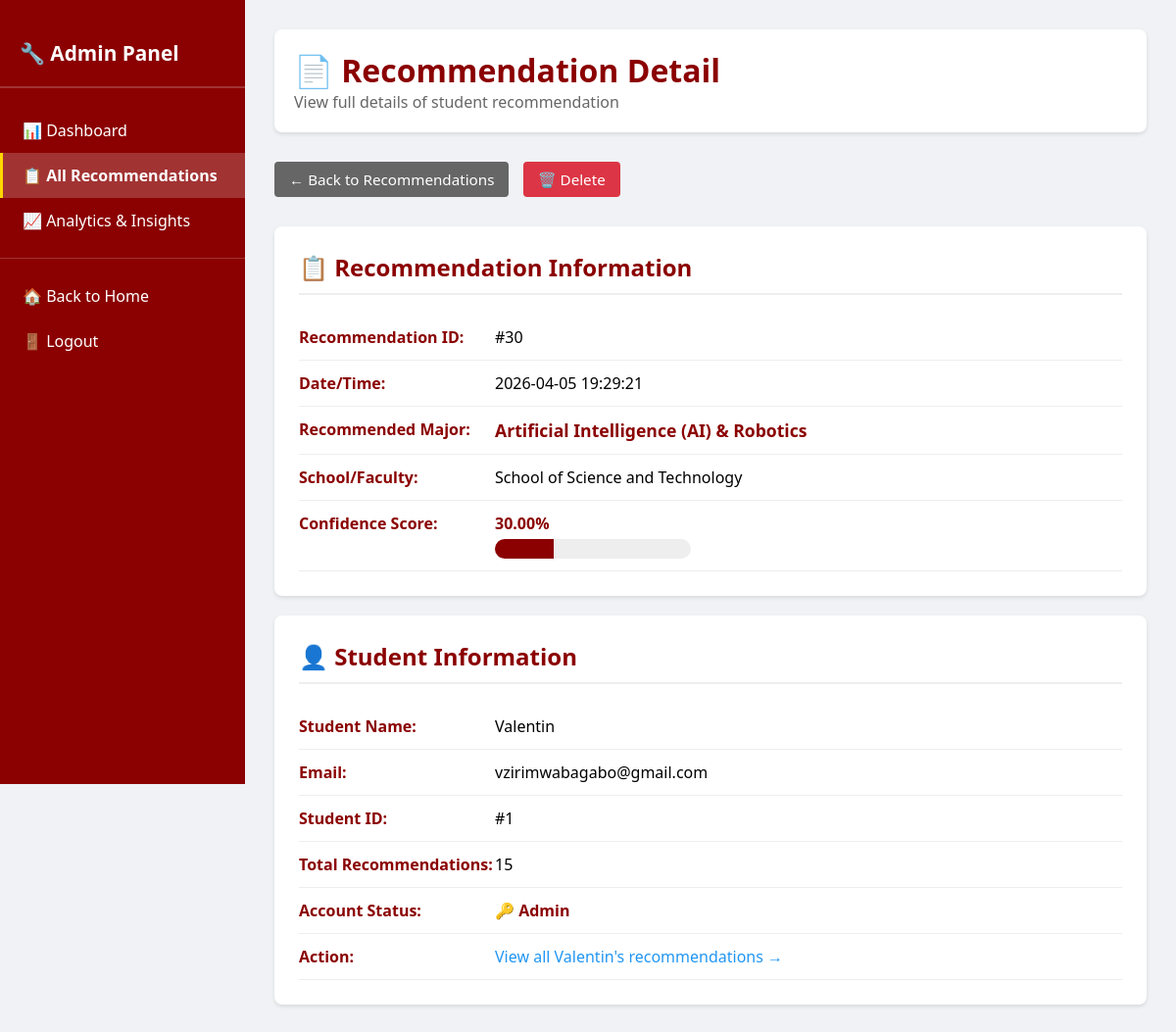
Screenshot of /admin/recommendation/30 (signed in) with the database file from the repository.
### app.py (models this page shows, shortened)
class Result(db.Model):
    id = db.Column(db.Integer, primary_key=True)
    major = db.Column(db.String(100), nullable=False)
    school = db.Column(db.String(100), nullable=False)
    confidence = db.Column(db.Float, nullable=False)
    timestamp = db.Column(db.DateTime, nullable=False, default=datetime.utcnow)
    user_id = db.Column(db.Integer, db.ForeignKey('user.id'), nullable=False)

class User(db.Model, UserMixin):
    id = db.Column(db.Integer, primary_key=True)
    username = db.Column(db.String(80), unique=True, nullable=False)
    email = db.Column(db.String(120), unique=True, nullable=False)
    password_hash = db.Column(db.String(60), nullable=False)
    is_admin = db.Column(db.Boolean, default=False)
    results = db.relationship('Result', backref='author', lazy=True, cascade='all, delete-orphan')

### app.py (the view)
@app.route('/admin/recommendation/<int:rec_id>')
@login_required
def admin_view_recommendation(rec_id):
    if not current_user.is_admin:
        flash('Access Denied: Administrators only.', 'danger')
        return redirect(url_for('index'))
    result = Result.query.get_or_404(rec_id)
    user = User.query.get(result.user_id)
    return render_template('admin_rec_detail.html', result=result, student=user)

### app.py (called while the page is built)
@login_manager.user_loader
def load_user(user_id):
    return db.session.get(User, int(user_id))

### templates/admin_rec_detail.html (shortened to what this page needs)
<!DOCTYPE html>
<html lang="en">
<head>
</head>
<body>
<div class="admin-container">
    <div class="sidebar">
        <h2>🔧 Admin Panel</h2>
        <a href="{{ url_for('admin') }}" class="nav-item">📊 Dashboard</a>
        <a href="{{ url_for('admin_recommendations') }}" class="nav-item active">📋 All Recommendations</a>
        <a href="{{ url_for('admin_analytics') }}" class="nav-item">📈 Analytics & Insights</a>
        <hr style="border: none; border-top: 1px solid rgba(255,255,255,0.2); margin: 15px 0;">
        <a href="{{ url_for('index') }}" class="nav-item">🏠 Back to Home</a>
        <a href="{{ url_for('logout') }}" class="nav-item">🚪 Logout</a>
    </div>
    <div class="main-content">
        <div class="admin-header">
            <h1>📄 Recommendation Detail</h1>
            <p style="color: #666;">View full details of student recommendation</p>
        </div>
        <div class="actions">
            <a href="{{ url_for('admin_recommendations') }}" class="btn btn-back">← Back to Recommendations</a>
            <a href="{{ url_for('admin_delete_recommendation', rec_id=result.id) }}" class="btn btn-delete" onclick="return confirm('Delete this recommendation?')">🗑️ Delete</a>
        </div>
        <div class="content-section">
            <h2>📋 Recommendation Information</h2>
            <div class="detail-row">
                <strong>Recommendation ID:</strong>
                <span>#{{ result.id }}</span>
            </div>
            <div class="detail-row">
                <strong>Date/Time:</strong>
                <span>{{ result.timestamp.strftime('%Y-%m-%d %H:%M:%S') }}</span>
            </div>
            <div class="detail-row">
                <strong>Recommended Major:</strong>
                <span><strong style="color: #8B0000; font-size: 1.1em;">{{ result.major }}</strong></span>
            </div>
            <div class="detail-row">
                <strong>School/Faculty:</strong>
                <span>{{ result.school }}</span>
            </div>
            <div class="detail-row">
                <strong>Confidence Score:</strong>
                <span>
                    <strong>{{ "%.2f"|format(result.confidence) }}%</strong>
                    <div style="background: #eee; height: 20px; border-radius: 10px; margin-top: 5px; overflow: hidden; width: 200px;">
                        <div style="background: #8B0000; height: 100%; width: {{ result.confidence }}%; transition: width 0.3s;"></div>
                    </div>
                </span>
            </div>
        </div>
        <div class="content-section">
            <h2>👤 Student Information</h2>
            <div class="detail-row">
                <strong>Student Name:</strong>
                <span>{{ student.username }}</span>
            </div>
            <div class="detail-row">
                <strong>Email:</strong>
                <span>{{ student.email }}</span>
            </div>
            <div class="detail-row">
                <strong>Student ID:</strong>
                <span>#{{ student.id }}</span>
            </div>
            <div class="detail-row">
                <strong>Total Recommendations:</strong>
                <span>{{ student.results|length }}</span>
            </div>
            <div class="detail-row">
                <strong>Account Status:</strong>
                <span>
                    {% if student.is_admin %}
                        <span style="color: #8B0000; font-weight: bold;">🔑 Admin</span>
                    {% else %}
                        <span style="color: #666;">👤 Active Student</span>
                    {% endif %}
                </span>
            </div>
            <div class="detail-row">
                <strong>Action:</strong>
                <span>
                    <a href="{{ url_for('admin_user_history', user_id=student.id) }}" style="color: #2196f3; text-decoration: none; cursor: pointer;">View all {{ student.username }}'s recommendations →</a>
                </span>
            </div>
        </div>
    </div>
</div>
</body>
</html>

### templates/admin_rec_detail.html (style rules this page uses)
* { margin: 0; padding: 0; box-sizing: border-box; }
body { font-family: 'Segoe UI', sans-serif; background-color: #f0f2f5; }
.admin-container { display: flex; min-height: 100vh; }
.sidebar { width: 250px; background-color: #8B0000; color: white; padding: 20px 0; position: fixed; height: 100vh; overflow-y: auto; }
.sidebar h2 { padding: 20px; font-size: 1.3em; border-bottom: 2px solid rgba(255,255,255,0.2); margin-bottom: 20px; }
.nav-item { padding: 12px 20px; text-decoration: none; display: block; color: white; border-left: 3px solid transparent; transition: all 0.3s; }
.nav-item.active { background-color: rgba(255,255,255,0.2); border-left-color: #FFD700; font-weight: bold; }
.main-content { margin-left: 250px; padding: 30px; width: calc(100% - 250px); }
.admin-header { background: white; padding: 20px; border-radius: 8px; margin-bottom: 30px; box-shadow: 0 2px 4px rgba(0,0,0,0.1); }
.admin-header h1 { color: #8B0000; }
.content-section { background: white; padding: 25px; border-radius: 8px; box-shadow: 0 2px 4px rgba(0,0,0,0.1); margin-bottom: 20px; }
.content-section h2 { color: #8B0000; margin-bottom: 20px; padding-bottom: 10px; border-bottom: 2px solid #eee; }
.detail-row { display: flex; padding: 12px 0; border-bottom: 1px solid #eee; }
.detail-row strong { width: 200px; color: #8B0000; }
.detail-row span { flex: 1; }
.btn { padding: 8px 15px; border: none; border-radius: 4px; cursor: pointer; font-size: 0.95em; text-decoration: none; display: inline-block; margin-right: 10px; }
.btn-back { background-color: #666; color: white; }
.btn-delete { background-color: #dc3545; color: white; }
.actions { margin-bottom: 30px; }

### rows the page displays
Result: id "30", timestamp "2026-04-05 19:29:21", major "Artificial Intelligence (AI) & Robotics", school "School of Science and Technology", confidence "30.00"
User: username "Valentin", email "vzirimwabagabo@gmail.com", id "1"

### other values shown
{{ student.results|length }} "15"
